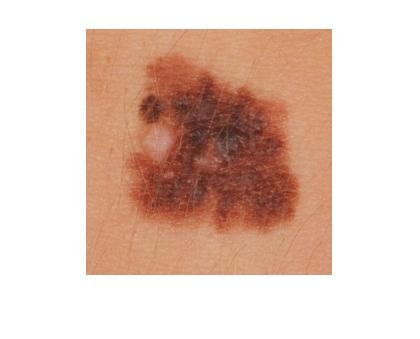
%> input picture (11).jpg, 420 x 339 px
$ octave skinPart.m   (GNU Octave 9; MATLAB toolbox functions it lacks are replaced by stand-ins)
%> lines starting %> are read from the running program, lines starting %| are printed output that depends on the picture; in (x1, y1, x2, y2) boxes, pixels count from 0 and x2, y2 are one past the last pixel; in counts of white or black regions, pixels touching at a corner belong together; the program's own positions count from 1
im_orig = imread('(11).jpg');
%> im_orig is the input picture: size 339x420x3 uint8; mean R, G, B 225.9, 199.2, 186.7
im_orig = imresize(im_orig,[339,420]);
im_seg = imread('11.jpg');
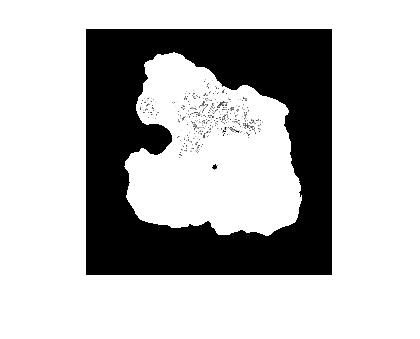
%> input picture 11.jpg, 420 x 339 px
%> im_seg is the input picture: size 339x420x3 uint8; min 0, max 255, mean 187.2
%im_seg = imresize(im_seg,[329,410]);
originalImage = im_orig;
mask = im_seg>=100;
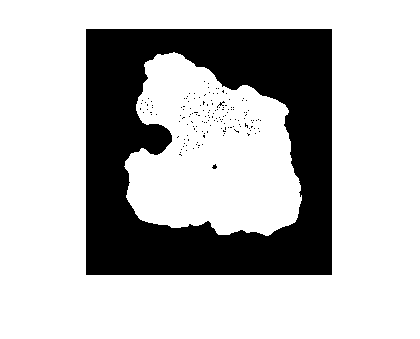
%> mask: size 339x420x3 logical; 73.5% white; 154 black regions (153 under 20 px), largest, box (x1, y1, x2, y2) and area: (86, 29, 332, 275) 37422
out = bsxfun(@times, originalImage, cast(mask, class(originalImage)));
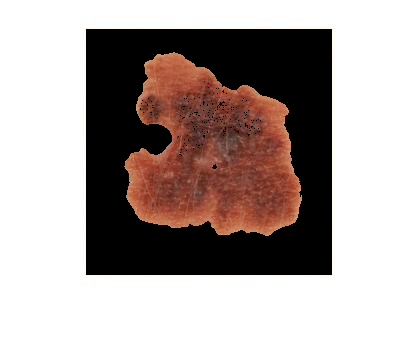
%> out: size 339x420x3 uint8; mean R, G, B 170.7, 159.3, 155.9
imshow(im_orig)
figure
imshow(out)
